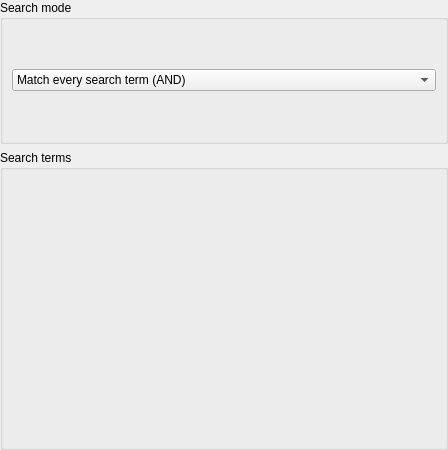
<?xml version="1.0" encoding="UTF-8"?>
<ui version="4.0">
 <class>SmartPlaylistQuerySearchPage</class>
 <widget class="QWidget" name="SmartPlaylistQuerySearchPage">
  <property name="geometry">
   <rect>
    <x>0</x>
    <y>0</y>
    <width>448</width>
    <height>450</height>
   </rect>
  </property>
  <property name="sizePolicy">
   <sizepolicy hsizetype="Preferred" vsizetype="Preferred">
    <horstretch>0</horstretch>
    <verstretch>0</verstretch>
   </sizepolicy>
  </property>
  <property name="windowTitle">
   <string>Form</string>
  </property>
  <property name="styleSheet">
   <string notr="true">#terms_scroll_area, #terms_scroll_area_content {
  background: transparent;
}</string>
  </property>
  <layout class="QVBoxLayout" name="verticalLayout">
   <property name="margin">
    <number>0</number>
   </property>
   <item>
    <widget class="QGroupBox" name="groupbox_search_mode">
     <property name="title">
      <string>Search mode</string>
     </property>
     <layout class="QVBoxLayout" name="verticalLayout_4">
      <item>
       <widget class="QComboBox" name="type">
        <item>
         <property name="text">
          <string>Match every search term (AND)</string>
         </property>
        </item>
        <item>
         <property name="text">
          <string>Match one or more search terms (OR)</string>
         </property>
        </item>
        <item>
         <property name="text">
          <string>Include all songs</string>
         </property>
        </item>
       </widget>
      </item>
     </layout>
    </widget>
   </item>
   <item>
    <widget class="QGroupBox" name="terms_group">
     <property name="sizePolicy">
      <sizepolicy hsizetype="Preferred" vsizetype="Preferred">
       <horstretch>0</horstretch>
       <verstretch>0</verstretch>
      </sizepolicy>
     </property>
     <property name="minimumSize">
      <size>
       <width>0</width>
       <height>300</height>
      </size>
     </property>
     <property name="title">
      <string>Search terms</string>
     </property>
     <layout class="QVBoxLayout" name="verticalLayout_5">
      <item>
       <widget class="QScrollArea" name="terms_scroll_area">
        <property name="sizePolicy">
         <sizepolicy hsizetype="Preferred" vsizetype="Preferred">
          <horstretch>0</horstretch>
          <verstretch>0</verstretch>
         </sizepolicy>
        </property>
        <property name="frameShape">
         <enum>QFrame::NoFrame</enum>
        </property>
        <property name="widgetResizable">
         <bool>true</bool>
        </property>
        <widget class="QWidget" name="terms_scroll_area_content">
         <property name="geometry">
          <rect>
           <x>0</x>
           <y>0</y>
           <width>418</width>
           <height>251</height>
          </rect>
         </property>
         <property name="sizePolicy">
          <sizepolicy hsizetype="Preferred" vsizetype="Preferred">
           <horstretch>0</horstretch>
           <verstretch>0</verstretch>
          </sizepolicy>
         </property>
         <layout class="QVBoxLayout" name="verticalLayout_2">
          <property name="margin">
           <number>0</number>
          </property>
          <item>
           <spacer name="verticalSpacer">
            <property name="orientation">
             <enum>Qt::Vertical</enum>
            </property>
            <property name="sizeHint" stdset="0">
             <size>
              <width>20</width>
              <height>40</height>
             </size>
            </property>
           </spacer>
          </item>
         </layout>
        </widget>
       </widget>
      </item>
     </layout>
    </widget>
   </item>
  </layout>
 </widget>
 <resources/>
 <connections/>
</ui>
